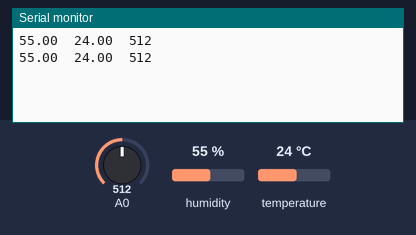
This sketch was run on a simulated Arduino Uno, built with avr-gcc and run on an emulated ATmega328P. Shown: the last lines printed to the serial monitor. The inputs (shaded band) are chosen by the test bench; at power-on: humidity 55 %, A0 = 512, temperature 24 °C.

Above: at 2.8 s.
2.9 s: humidity set to 22 %
At 4.3 s:
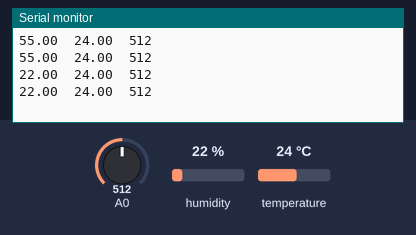
4.4 s: A0 set to 716
At 5.7 s:
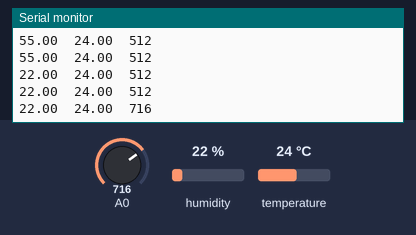
5.9 s: temperature set to 12 °C
At 6.9 s:
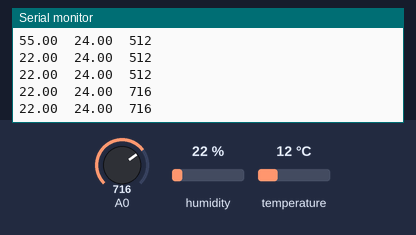
12.1 s: A0 set to 900
At 13.0 s:
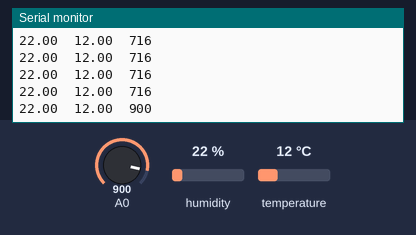
13.6 s: humidity set to 40 %
At 15.0 s:
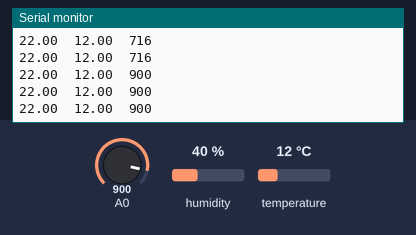
Timing chart, 0 to 16.1 s (numbered marks = the images above; inputs shaded):
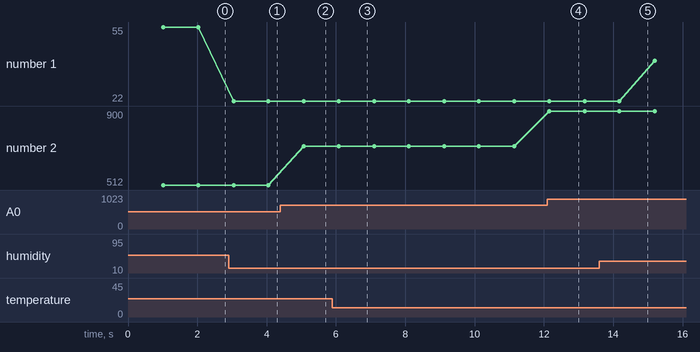

The sketch:

lv_demo_generator.ino
```cpp
#include "DHT.h"

#define DHTPIN 2     // Digital pin connected to the DHT sensor
#define DHTTYPE DHT11

DHT dht(DHTPIN, DHTTYPE);

void setup()
{
  Serial.begin(9600);
  dht.begin();
}

void loop()
{
  delay(1000);
  Serial.print(dht.readHumidity());
  Serial.print("\t");
  Serial.print(dht.readTemperature());
  Serial.print("\t");
  Serial.println(analogRead(A0));
}
```

Measured:
- after the input at 2.9 s, the serial monitor: prints a new line after 0.15 s (image 1)
- after the input at 4.4 s, the serial monitor: prints a new line after 0.67 s (image 2)
- after the input at 12.1 s, the serial monitor: prints a new line after 0.05 s (image 4)
- plotted number 1: 55 → 22 after the input at 2.9 s, 22 → 40 after the input at 13.6 s
- plotted number 2: 512 → 716 after the input at 4.4 s, 716 → 900 after the input at 12.1 s
